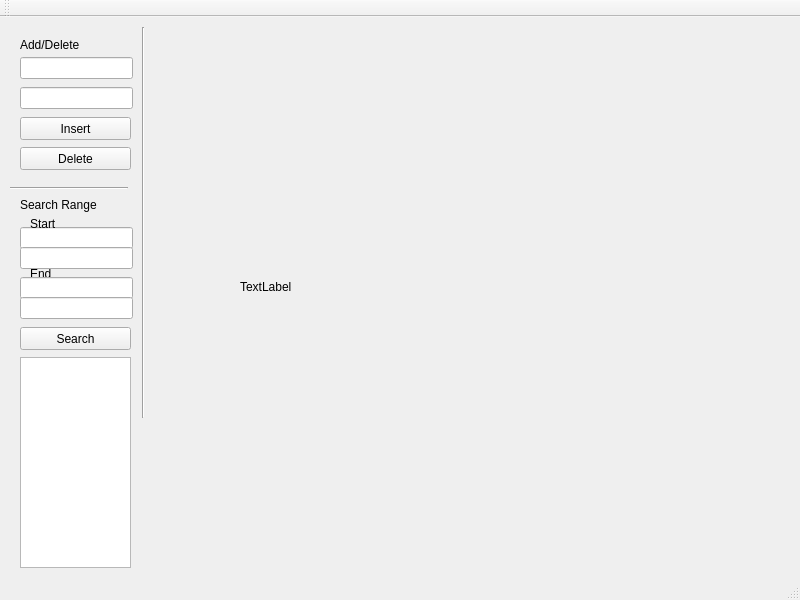
<?xml version="1.0" encoding="UTF-8"?>
<ui version="4.0">
 <class>MainWindow</class>
 <widget class="QMainWindow" name="MainWindow">
  <property name="geometry">
   <rect>
    <x>0</x>
    <y>0</y>
    <width>800</width>
    <height>600</height>
   </rect>
  </property>
  <property name="windowTitle">
   <string>Quad Tree Demo</string>
  </property>
  <widget class="QWidget" name="centralWidget">
   <widget class="QLabel" name="qtgraph">
    <property name="geometry">
     <rect>
      <x>240</x>
      <y>-30</y>
      <width>600</width>
      <height>600</height>
     </rect>
    </property>
    <property name="text">
     <string>TextLabel</string>
    </property>
   </widget>
   <widget class="QPushButton" name="pushButton">
    <property name="geometry">
     <rect>
      <x>20</x>
      <y>100</y>
      <width>111</width>
      <height>23</height>
     </rect>
    </property>
    <property name="text">
     <string>Insert</string>
    </property>
   </widget>
   <widget class="QPushButton" name="pushButton_2">
    <property name="geometry">
     <rect>
      <x>20</x>
      <y>130</y>
      <width>111</width>
      <height>23</height>
     </rect>
    </property>
    <property name="text">
     <string>Delete</string>
    </property>
   </widget>
   <widget class="QLineEdit" name="lineEdit">
    <property name="geometry">
     <rect>
      <x>20</x>
      <y>40</y>
      <width>113</width>
      <height>22</height>
     </rect>
    </property>
   </widget>
   <widget class="QLineEdit" name="lineEdit_2">
    <property name="geometry">
     <rect>
      <x>20</x>
      <y>70</y>
      <width>113</width>
      <height>22</height>
     </rect>
    </property>
   </widget>
   <widget class="QLabel" name="label">
    <property name="geometry">
     <rect>
      <x>20</x>
      <y>20</y>
      <width>91</width>
      <height>16</height>
     </rect>
    </property>
    <property name="text">
     <string>Add/Delete</string>
    </property>
   </widget>
   <widget class="Line" name="line">
    <property name="geometry">
     <rect>
      <x>10</x>
      <y>170</y>
      <width>118</width>
      <height>3</height>
     </rect>
    </property>
    <property name="orientation">
     <enum>Qt::Horizontal</enum>
    </property>
   </widget>
   <widget class="Line" name="line_2">
    <property name="geometry">
     <rect>
      <x>133</x>
      <y>10</y>
      <width>20</width>
      <height>391</height>
     </rect>
    </property>
    <property name="orientation">
     <enum>Qt::Vertical</enum>
    </property>
   </widget>
   <widget class="QLabel" name="label_2">
    <property name="geometry">
     <rect>
      <x>20</x>
      <y>180</y>
      <width>101</width>
      <height>16</height>
     </rect>
    </property>
    <property name="text">
     <string>Search Range</string>
    </property>
   </widget>
   <widget class="QPushButton" name="pushButton_3">
    <property name="geometry">
     <rect>
      <x>20</x>
      <y>310</y>
      <width>111</width>
      <height>23</height>
     </rect>
    </property>
    <property name="text">
     <string>Search</string>
    </property>
   </widget>
   <widget class="QLineEdit" name="lineEdit_3">
    <property name="geometry">
     <rect>
      <x>20</x>
      <y>210</y>
      <width>113</width>
      <height>22</height>
     </rect>
    </property>
   </widget>
   <widget class="QLineEdit" name="lineEdit_4">
    <property name="geometry">
     <rect>
      <x>20</x>
      <y>230</y>
      <width>113</width>
      <height>22</height>
     </rect>
    </property>
   </widget>
   <widget class="QLabel" name="label_3">
    <property name="geometry">
     <rect>
      <x>30</x>
      <y>200</y>
      <width>57</width>
      <height>14</height>
     </rect>
    </property>
    <property name="text">
     <string>Start</string>
    </property>
   </widget>
   <widget class="QLabel" name="label_4">
    <property name="geometry">
     <rect>
      <x>30</x>
      <y>250</y>
      <width>57</width>
      <height>14</height>
     </rect>
    </property>
    <property name="text">
     <string>End</string>
    </property>
   </widget>
   <widget class="QLineEdit" name="lineEdit_5">
    <property name="geometry">
     <rect>
      <x>20</x>
      <y>260</y>
      <width>113</width>
      <height>22</height>
     </rect>
    </property>
   </widget>
   <widget class="QLineEdit" name="lineEdit_6">
    <property name="geometry">
     <rect>
      <x>20</x>
      <y>280</y>
      <width>113</width>
      <height>22</height>
     </rect>
    </property>
   </widget>
   <widget class="QListWidget" name="listWidget">
    <property name="geometry">
     <rect>
      <x>20</x>
      <y>340</y>
      <width>111</width>
      <height>211</height>
     </rect>
    </property>
   </widget>
  </widget>
  <widget class="QMenuBar" name="menuBar">
   <property name="geometry">
    <rect>
     <x>0</x>
     <y>0</y>
     <width>800</width>
     <height>20</height>
    </rect>
   </property>
  </widget>
  <widget class="QToolBar" name="mainToolBar">
   <attribute name="toolBarArea">
    <enum>TopToolBarArea</enum>
   </attribute>
   <attribute name="toolBarBreak">
    <bool>false</bool>
   </attribute>
  </widget>
  <widget class="QStatusBar" name="statusBar"/>
 </widget>
 <layoutdefault spacing="6" margin="11"/>
 <resources/>
 <connections/>
</ui>
